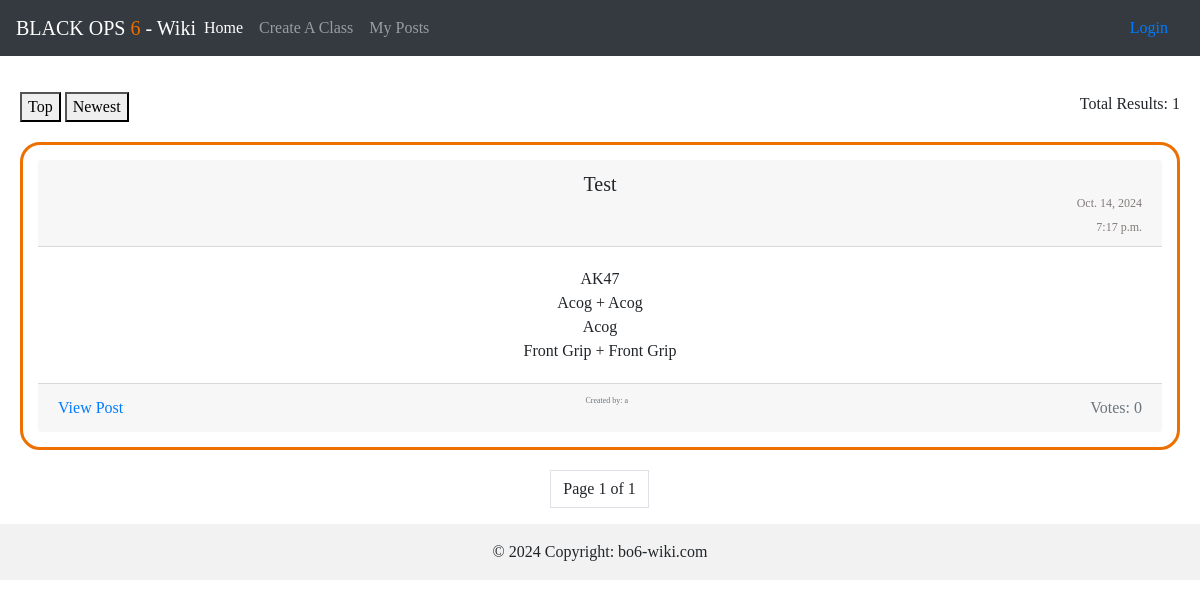
The page / on the database its author committed.
### class_upvote/models.py (models this page shows, shortened)
class Post(models.Model):
    post_name = models.CharField(max_length=30)
    main_weapon = models.ForeignKey(Weapon, on_delete=models.CASCADE)
    attachment1 = models.ForeignKey(Attachment, on_delete=models.CASCADE, related_name='post_attachment1', default=1)
    attachment2 = models.ForeignKey(Attachment, on_delete=models.CASCADE, related_name='post_attachment2', default=1)
    attachment3 = models.ForeignKey(Attachment, on_delete=models.CASCADE, related_name='post_attachment3', default=1)
    attachment4 = models.ForeignKey(Attachment, on_delete=models.CASCADE, related_name='post_attachment4', default=1)
    attachment5 = models.ForeignKey(Attachment, on_delete=models.CASCADE, related_name='post_attachment5', default=1)
    created_by = models.ForeignKey(User, on_delete=models.CASCADE)
    created_date = models.DateField(_("Date"), auto_now_add=True)
    created_time = models.TimeField(_("Time created"), auto_now_add=True)
    up_vote_total = models.IntegerField(default=0)

class Weapon(models.Model):
    weapon_name = models.CharField(max_length=30)
    category = models.ForeignKey(Category, on_delete=models.CASCADE)
    attachment = models.ForeignKey(Attachment, on_delete=models.CASCADE)

class Attachment(models.Model):
    category = models.ForeignKey(Category, on_delete=models.CASCADE)
    attachment_name = models.CharField(max_length=30)
    attachment_type = models.CharField(max_length=30)

### class_upvote/views.py (the view)
# urls.py: path('', post, name='postshort'),
def post(request):
    queryset = Post.objects.all()  # Get all posts
    if queryset:
        unique = queryset[0]
        print(f"now {unique.up_vote_total}")
    if request.method == 'POST':
        data = json.loads(request.body)
        pk = data['vote']
        data = voting(request, pk)
        print(data)
        return JsonResponse(data)
    user_votes = []
    if request.user.is_authenticated:
        user_votes = Vote.objects.filter(voted_by=request.user).values('post_voted', 'vote')
    user_vote_dict = {vote['post_voted']: vote['vote'] for vote in user_votes}
    my_filter = PostFilter(request.GET, queryset=queryset)
    filtered_queryset = my_filter.qs  # Get the filtered queryset
    sort_top = request.GET.get('sort')
    if sort_top == 'desc':
        filtered_queryset = filtered_queryset.order_by('-up_vote_total')
    elif sort_top == 'newest':
        filtered_queryset = filtered_queryset.order_by('-created_date')
    for post in filtered_queryset:
        if post.id in user_vote_dict:
            post.has_voted = True
            post.user_vote = user_vote_dict[post.id]  # Should be 'upvote' or 'downvote'
        else:
            post.has_voted = False
            post.user_vote = None  # No vote
    total_posts = len(filtered_queryset)
    paginator = Paginator(filtered_queryset, 5)  # 5 posts per page
    page = request.GET.get('page')
    list_page = paginator.get_page(page)
    context = {
        'post_data': filtered_queryset,
        'list_page': list_page,
        'my_filter': my_filter,
        'total_posts': total_posts,
    }
    return render(request, 'index.html', context)

### templates/index.html
{% extends 'base.html' %}
{% load static %}
{% block content %}
{% include "class_upvote/templates/post_short.html" with post_data=post_data %}
{% endblock %}

### class_upvote/templates/post_short.html (shortened to what this page needs)
{% block content %}
{% load static %}
<br>
<br>
<br>
<div class="justify-content-center" style="margin-left: 20px; margin-top: 20px;">
<form method="GET" style="display: inline;">
    <button type="submit" name="sort" value="desc">Top</button>
    <button type="submit" name="sort" value="newest">Newest</button>
    <span class="total_results" style="float: right; margin-right: 20px;">Total Results: {{ total_posts }}</span>
</form>
</div>
{% if post_data %}
{% for x in list_page %}
<div class="card text-center" style="padding: 15px; margin: 20px; border-radius: 20px; top: 0px; border: solid #ec6f00 3px;">
    <div class="card-header">
        <h5 class="card-title">{{ x.post_name }}<br>
            <span class="date_created" style="font-size: 12px; float: right; color: #837a7a;">{{ x.created_date }}</span>
            <span class="time_created" style="font-size: 12px; float: right; color: #837a7a;">{{ x.created_time }}</span>
        </h5>
    </div>
    <div class="card-body">
        <p class="card-text">{{ x.main_weapon.weapon_name }} </br> {{ x.attachment1.attachment_name }} + {{ x.attachment2.attachment_name }} </br> {{ x.attachment3.attachment_name }} </br> {{ x.attachment4.attachment_name }} + {{ x.attachment5.attachment_name }}</p>
    </div>
    <div class="card-footer text-muted">
        <a href="{% url 'post_details' x.id%}" style="float: left;">View Post</a>
        {% if not user.is_authenticated %}
        <span class="total_votes" id="total_votes_{{ x.id }}" style="float: right;">Votes: {{ x.up_vote_total }}</span>
        <h5 style="font-size: 0.5rem;">Created by: {{ x.created_by }}<h5>
        {% endif %}
    </div>
</div>
{% endfor %}
{% else %}
<p>No Posts</p>
{% endif %}
<ul class="pagination justify-content-center">
    <li class="page-item">
        <a class="page-link"> Page {{ list_page.number }} of {{ list_page.paginator.num_pages }}</a>
    </li>
</ul>
{% endblock %}

### rows shown on the page
Post: post_name "Test", created_date "Oct. 14, 2024", created_time "7:17 p.m.", main_weapon.weapon_name "AK47", attachment1.attachment_name "Acog", attachment2.attachment_name "Acog", attachment3.attachment_name "Acog", attachment4.attachment_name "Front Grip", attachment5.attachment_name "Front Grip", up_vote_total "0", created_by "a"

### other values the page prints
{{ total_posts }} "1"
{{ list_page.number }} "1"
{{ list_page.paginator.num_pages }} "1"
